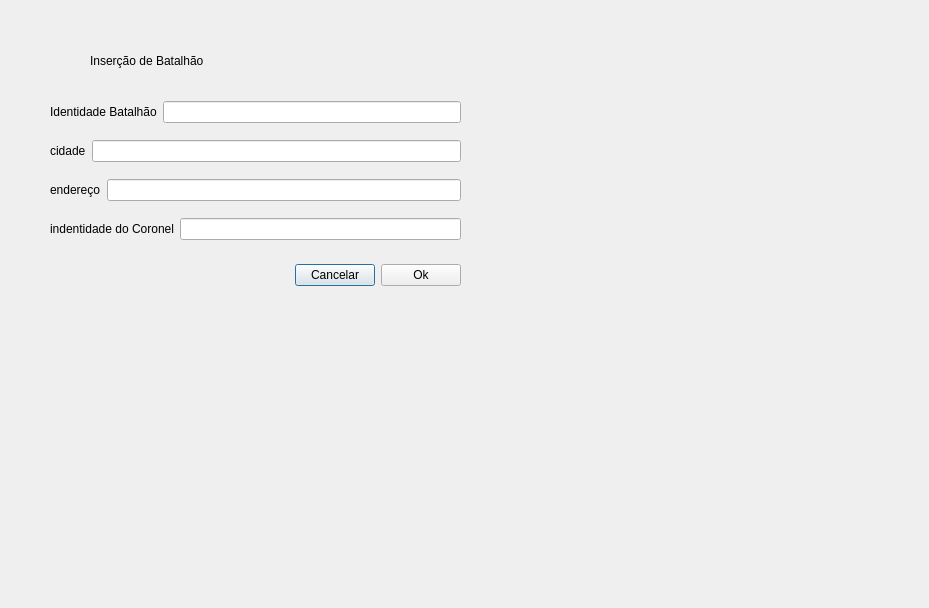
<?xml version="1.0" encoding="UTF-8"?>
<ui version="4.0">
 <class>WinInsercaoBatalhao</class>
 <widget class="QDialog" name="WinInsercaoBatalhao">
  <property name="geometry">
   <rect>
    <x>0</x>
    <y>0</y>
    <width>929</width>
    <height>608</height>
   </rect>
  </property>
  <property name="windowTitle">
   <string>Dialog</string>
  </property>
  <widget class="QWidget" name="layoutWidget">
   <property name="geometry">
    <rect>
     <x>50</x>
     <y>90</y>
     <width>411</width>
     <height>161</height>
    </rect>
   </property>
   <layout class="QVBoxLayout" name="verticalLayout">
    <item>
     <layout class="QHBoxLayout" name="horizontalLayout">
      <item>
       <widget class="QLabel" name="label_5">
        <property name="text">
         <string>Identidade Batalhão</string>
        </property>
       </widget>
      </item>
      <item>
       <widget class="QLineEdit" name="lineEditIdBatalhao"/>
      </item>
     </layout>
    </item>
    <item>
     <layout class="QHBoxLayout" name="horizontalLayout_2">
      <item>
       <widget class="QLabel" name="label_3">
        <property name="text">
         <string>cidade</string>
        </property>
       </widget>
      </item>
      <item>
       <widget class="QLineEdit" name="lineEditCidade"/>
      </item>
     </layout>
    </item>
    <item>
     <layout class="QHBoxLayout" name="horizontalLayout_3">
      <item>
       <widget class="QLabel" name="idade">
        <property name="text">
         <string>endereço</string>
        </property>
       </widget>
      </item>
      <item>
       <widget class="QLineEdit" name="lineEditendereco"/>
      </item>
     </layout>
    </item>
    <item>
     <layout class="QHBoxLayout" name="horizontalLayout_4">
      <item>
       <widget class="QLabel" name="datadenascimento">
        <property name="text">
         <string>indentidade do Coronel</string>
        </property>
       </widget>
      </item>
      <item>
       <widget class="QLineEdit" name="lineEditIdCoronel"/>
      </item>
     </layout>
    </item>
   </layout>
  </widget>
  <widget class="QWidget" name="layoutWidget_2">
   <property name="geometry">
    <rect>
     <x>50</x>
     <y>260</y>
     <width>411</width>
     <height>31</height>
    </rect>
   </property>
   <layout class="QHBoxLayout" name="horizontalLayout_8">
    <item>
     <spacer name="horizontalSpacer">
      <property name="orientation">
       <enum>Qt::Horizontal</enum>
      </property>
      <property name="sizeHint" stdset="0">
       <size>
        <width>40</width>
        <height>20</height>
       </size>
      </property>
     </spacer>
    </item>
    <item>
     <widget class="QPushButton" name="Cancelar">
      <property name="text">
       <string>Cancelar</string>
      </property>
     </widget>
    </item>
    <item>
     <widget class="QPushButton" name="Ok">
      <property name="text">
       <string>Ok</string>
      </property>
     </widget>
    </item>
   </layout>
  </widget>
  <widget class="QLabel" name="label">
   <property name="geometry">
    <rect>
     <x>90</x>
     <y>50</y>
     <width>141</width>
     <height>21</height>
    </rect>
   </property>
   <property name="text">
    <string>Inserção de Batalhão</string>
   </property>
  </widget>
 </widget>
 <resources/>
 <connections/>
</ui>
